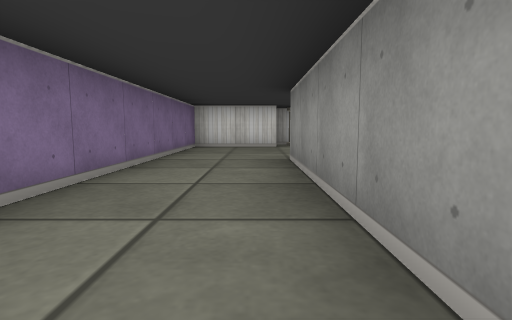
view 1 (above)

23 first-person views from a walk through a cub3D level. The camera is about half as high as the walls, tilts 6° down and sees 80° across. The floor is counted in squares. Each view is taken from the middle of a square. On the plan, view 1 faces up. The plan holds only what a view shows up to about 9 squares ahead; the rest is blank.

view 2
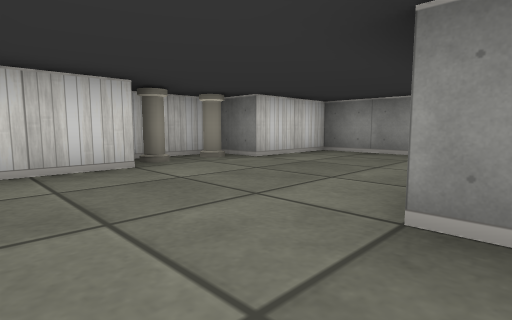

view 3
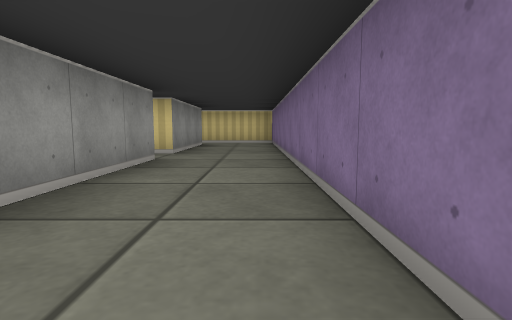

view 4
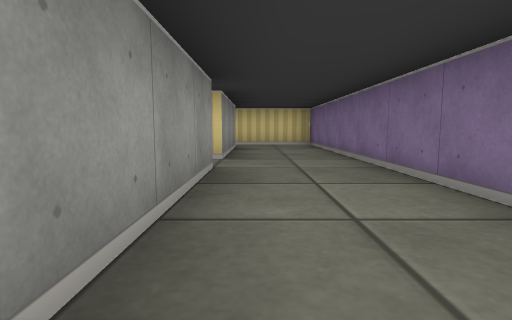

view 5
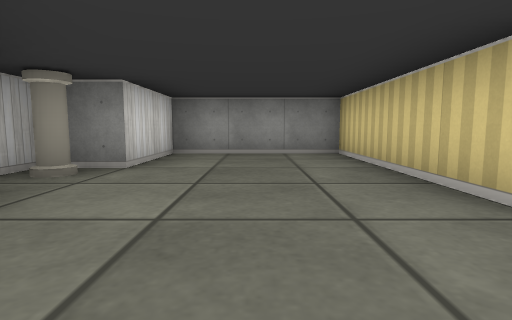

view 6
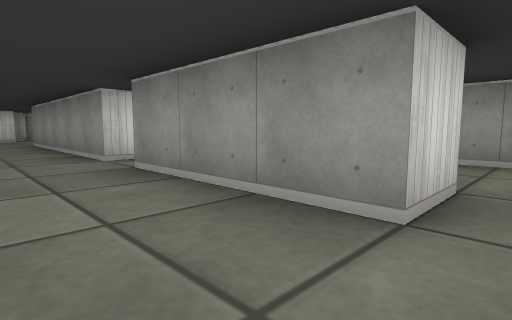

view 7
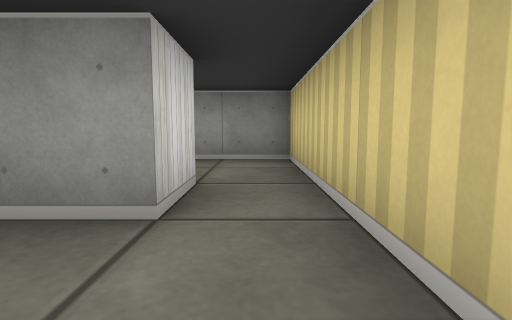

view 8
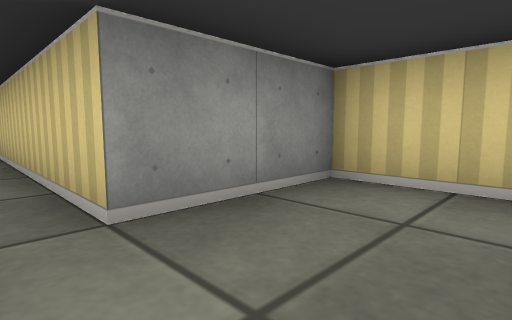

view 9
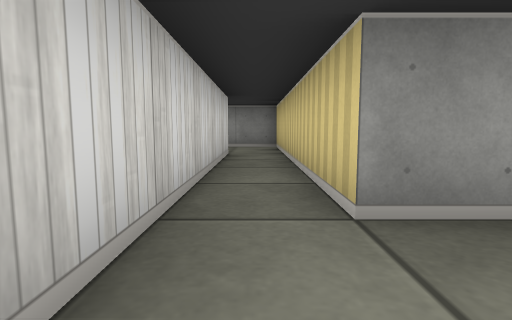

view 10
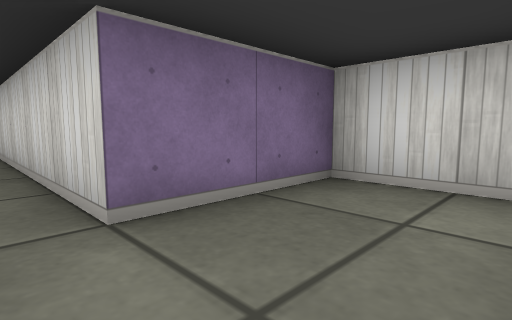

view 11
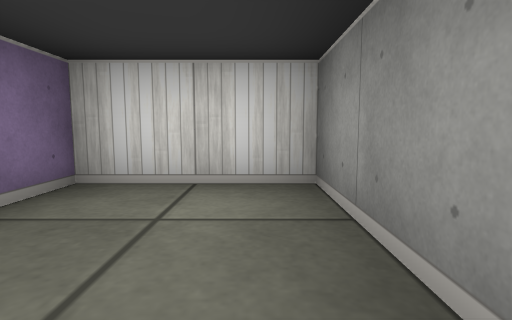

view 12
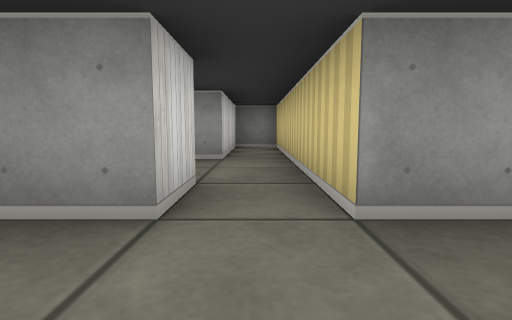

view 13
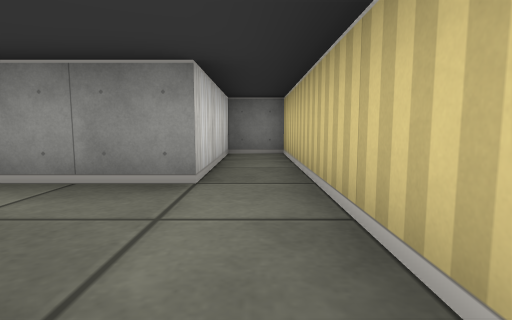

view 14
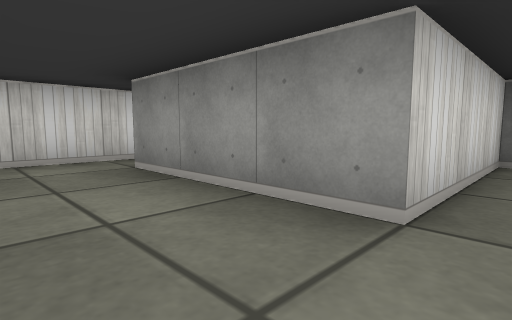

view 15
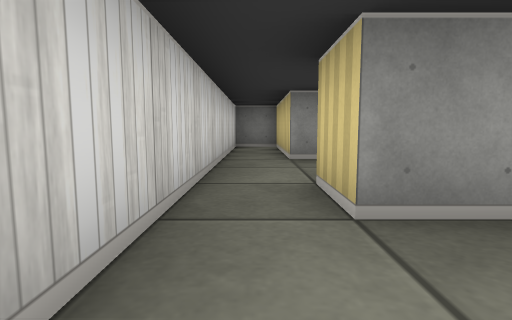

view 16
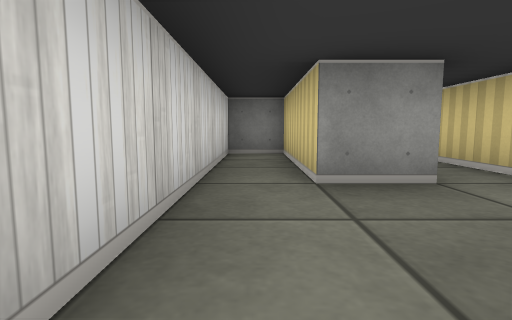

view 17
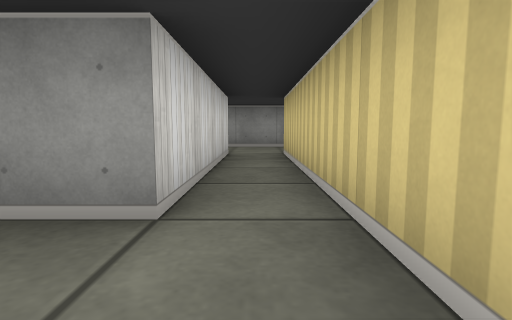

view 18
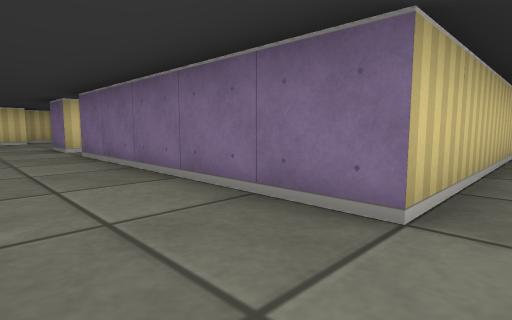

view 19
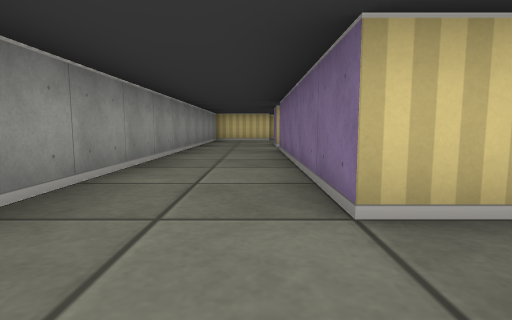

view 20
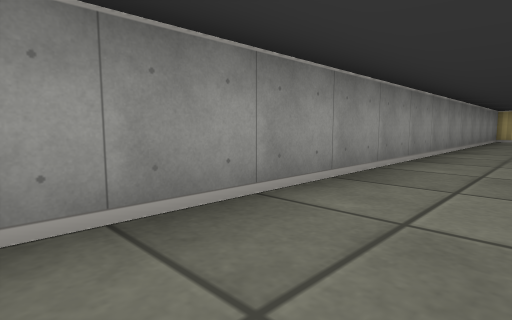

view 21
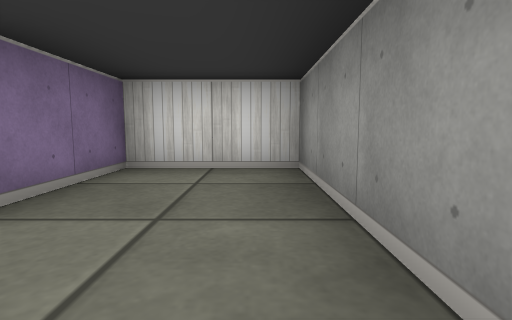

view 22
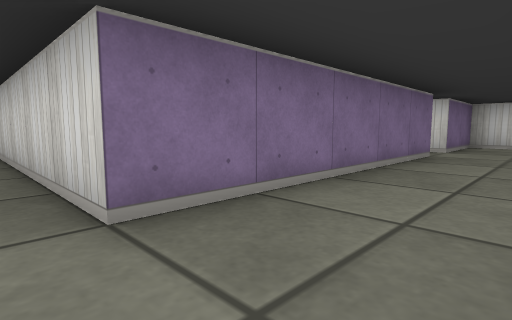

view 23
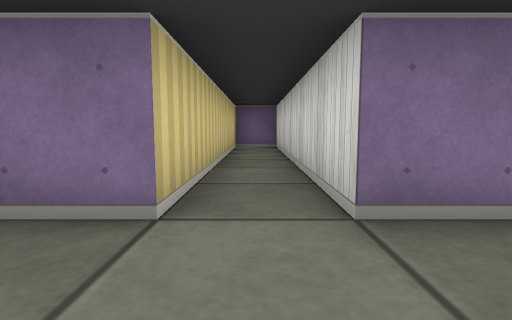

### Floor plan
Points are (right, up) in squares from view 1. A wall is a line through its corners. A room is listed if a view was taken in it or the views show most of it. See-through windows are left out.
Room 1 (views 1, 2, 3, 4, 5, 6, 7, 12)
walls: (0.8, 4.5) (4.5, 4.5) (4.5, 7.5) (2.5, 7.5) (2.5, 8.5) (0.5, 8.5); (0.5, -0.5) (0.5, 4.5); (0.5, 7.5) (-1.5, 7.5) (-1.5, -5.5) (0.5, -5.5); (0.5, -4.5) (0.5, -1.5)
ways out: opening at (1, -1) to room 3; opening at (1, -5) to room 5
objects: pillar (1, 8); pillar (2, 8)
Room 2 (views 8, 9, 10, 11)
walls: (3.5, -3.5) (9.5, -3.5) (9.5, -0.5) (7.5, -0.5) (7.5, -2.5) (2.5, -2.5)
ways out: opening at (2.5, -4) to room 5
Room 3 (views 13, 14, 15, 16)
walls: (1.5, -0.5) (0.5, -0.5); (4.6, 3.5) (2.4, 3.5); (0.5, -1.5) (6.5, -1.5) (6.5, -0.5) (3.5, -0.5) (3.5, 2.5) (4.5, 2.5)
ways out: opening at (1, -1) to room 1; opening at (4, 3) to room 6
Room 4 (views 17, 18, 19, 20, 21, 22, 23)
walls: (12.5, -5.4) (12.5, 3.5) (10.5, 3.5) (10.5, 1.5) (6.5, 1.5) (6.5, 2.5); (5.5, 0.5) (10.5, 0.5) (10.5, -4.5) (4.5, -4.5) (4.5, -5.5) (10.5, -5.5)
ways out: opening at (5.5, 2) to room 6; opening at (11.5, -6)
Room 5 (no view inside)
walls: (1.6, -4.5) (0.5, -4.5); (0.5, -5.5) (3.5, -5.5) (3.5, -3.5)
ways out: opening at (1, -5) to room 1; opening at (2.5, -4) to room 2
Room 6 (no view inside)
walls: (6.5, 2.5) (9.5, 2.5) (9.5, 3.5) (4.6, 3.5)
ways out: opening at (4, 3) to room 3; opening at (5.5, 2) to room 4

Where each view was taken, in squares from view 1:
view 1: 0 up, 0 right, facing up
view 2: 4 up, 1 left, facing up-right
view 3: 4 up, 1 left, facing down
view 4: 3 up, 0 right, facing down
view 5: 6 up, 1 left, facing right
view 6: 5 down, 1 left, facing up-right
view 7: 5 down, 1 left, facing right
view 8: 3 down, 2 right, facing down-right
view 9: 3 down, 2 right, facing right
view 10: 3 down, 9 right, facing up-left
view 11: 3 down, 9 right, facing up
view 12: 1 down, 1 left, facing right
view 13: 1 down, 1 right, facing right
view 14: 1 down, 2 right, facing up-right
view 15: 3 up, 2 right, facing right
view 16: 3 up, 4 right, facing right
view 17: 1 up, 5 right, facing right
view 18: 1 up, 12 right, facing down-left
view 19: 2 up, 11 right, facing down
view 20: 3 up, 11 right, facing down-right
view 21: 0 up, 12 right, facing up
view 22: 5 down, 12 right, facing up-left
view 23: 5 down, 12 right, facing left
